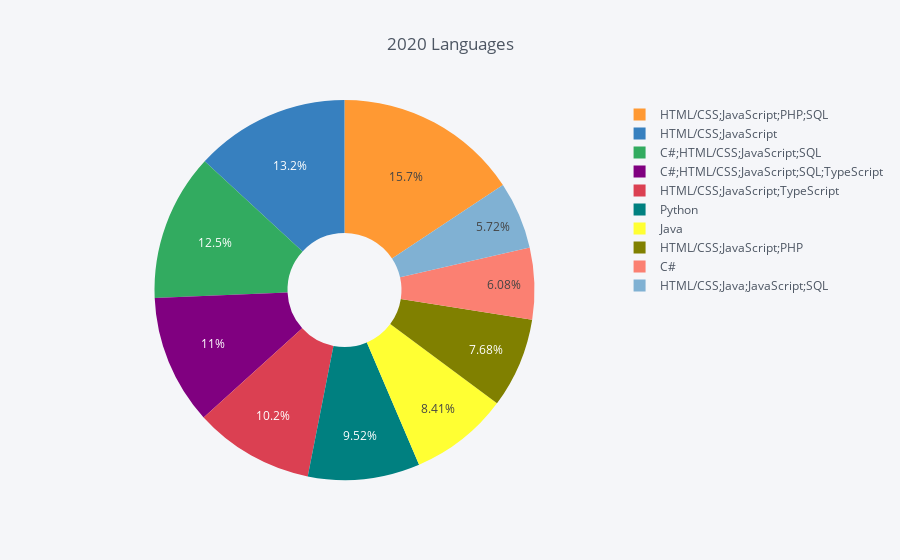

This figure's notebook cell:
### Markdown cell above
**What are the most popular languages in 2020?**

### Code cell
eda = df_2020["LanguageWorkedWith"].value_counts().head(10)
df = pd.DataFrame({'labels': eda.index,
                   'values': eda.values
                  })
df.iplot(kind='pie',labels='labels',values='values', 
         title='2020 Languages', hole = 0.3)

### Figure 1 — Plotly figure (JSON) as saved in the notebook; plotly's stock layout.template omitted (floating-point values rounded to 4 significant figures)
{"data": [{"hole": 0.3, "labels": ["HTML/CSS;JavaScript;PHP;SQL", "HTML/CSS;JavaScript", "C#;HTML/CSS;JavaScript;SQL", "C#;HTML/CSS;JavaScript;SQL;TypeScript", "HTML/CSS;JavaScript;TypeScript", "Python", "Java", "HTML/CSS;JavaScript;PHP", "C#", "HTML/CSS;Java;JavaScript;SQL"], "marker": {"colors": ["rgba(255, 153, 51, 1.0)", "rgba(55, 128, 191, 1.0)", "rgba(50, 171, 96, 1.0)", "rgba(128, 0, 128, 1.0)", "rgba(219, 64, 82, 1.0)", "rgba(0, 128, 128, 1.0)", "rgba(255, 255, 51, 1.0)", "rgba(128, 128, 0, 1.0)", "rgba(251, 128, 114, 1.0)", "rgba(128, 177, 211, 1.0)"]}, "name": "", "type": "pie", "values": [1073, 900, 856, 754, 697, 651, 575, 525, 416, 391]}], "layout": {"legend": {"bgcolor": "#F5F6F9", "font": {"color": "#4D5663"}}, "paper_bgcolor": "#F5F6F9", "plot_bgcolor": "#F5F6F9", "title": "2020 Languages", "titlefont": {"color": "#4D5663"}}}
